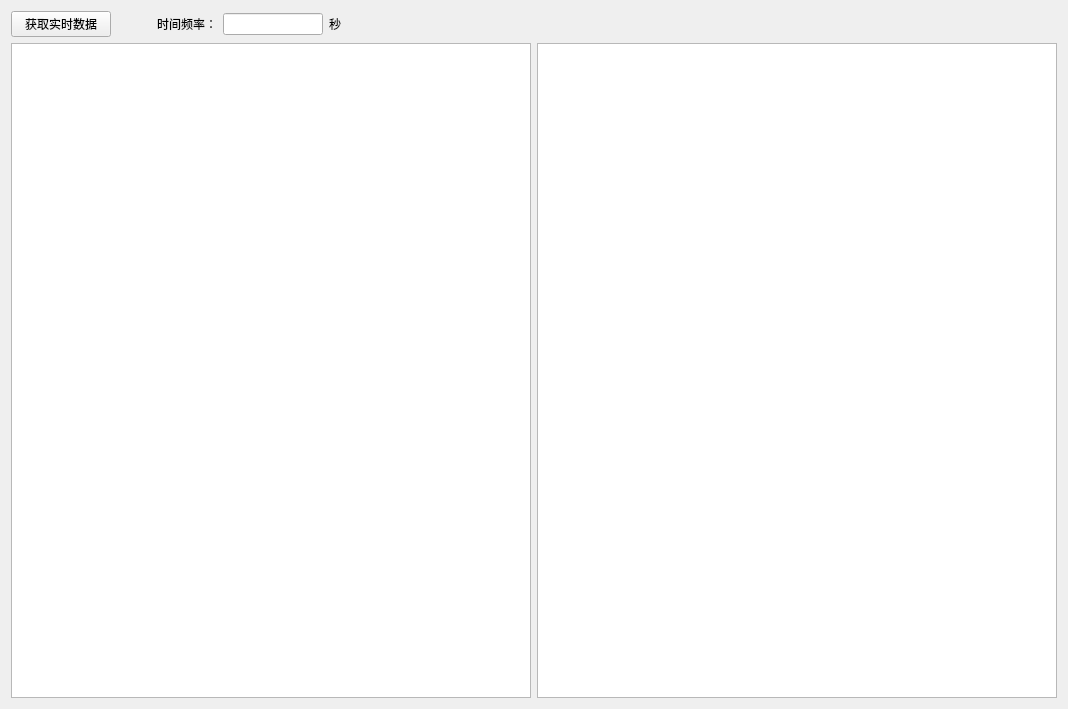
<?xml version="1.0" encoding="UTF-8"?>
<ui version="4.0">
 <class>UpdateDataForm</class>
 <widget class="QWidget" name="UpdateDataForm">
  <property name="geometry">
   <rect>
    <x>0</x>
    <y>0</y>
    <width>1068</width>
    <height>709</height>
   </rect>
  </property>
  <property name="windowTitle">
   <string>Form</string>
  </property>
  <layout class="QGridLayout" name="gridLayout">
   <item row="0" column="0">
    <layout class="QHBoxLayout" name="horizontalLayout">
     <item>
      <widget class="QPushButton" name="pushButton">
       <property name="maximumSize">
        <size>
         <width>100</width>
         <height>16777215</height>
        </size>
       </property>
       <property name="text">
        <string>获取实时数据</string>
       </property>
      </widget>
     </item>
     <item>
      <widget class="QLabel" name="label">
       <property name="maximumSize">
        <size>
         <width>100</width>
         <height>16777215</height>
        </size>
       </property>
       <property name="text">
        <string>时间频率：</string>
       </property>
       <property name="alignment">
        <set>Qt::AlignRight|Qt::AlignTrailing|Qt::AlignVCenter</set>
       </property>
      </widget>
     </item>
     <item>
      <widget class="QLineEdit" name="timeFrelineEdit">
       <property name="maximumSize">
        <size>
         <width>100</width>
         <height>16777215</height>
        </size>
       </property>
      </widget>
     </item>
     <item>
      <widget class="QLabel" name="label_2">
       <property name="text">
        <string>秒</string>
       </property>
      </widget>
     </item>
    </layout>
   </item>
   <item row="1" column="0">
    <layout class="QHBoxLayout" name="horizontalLayout_2">
     <item>
      <widget class="QTableView" name="regularMsgTableView"/>
     </item>
     <item>
      <widget class="QTableView" name="errorMsgTableView"/>
     </item>
    </layout>
   </item>
  </layout>
 </widget>
 <resources/>
 <connections/>
</ui>
